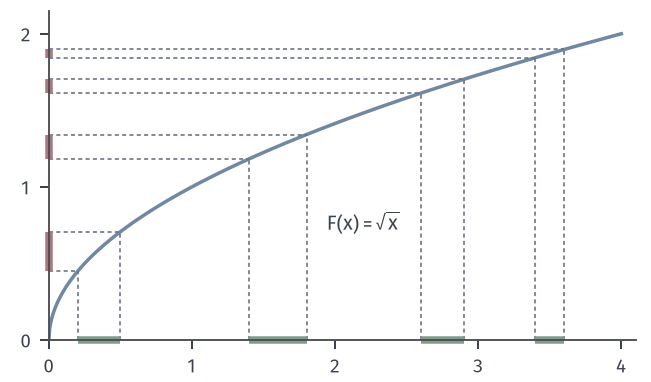

Write Python code to recreate this figure.
from pathlib import Path
import sys
ROOT = next(p for p in Path(__file__).resolve().parents if (p/"build.sh").is_file() and (p/"tex/book.tex").is_file())
sys.path.insert(0, str(ROOT/"figures/00-shared/mathematical-preliminaries-upper/00-shared/comprehension-figures"))
from support import figure, save, BLUE, GREEN, YELLOW, RED, PURPLE, INK, MUTED, GRID, BLUE_FILL, GREEN_FILL, YELLOW_FILL, RED_FILL, PURPLE_FILL
import numpy as np
from matplotlib.patches import Rectangle

def labels(fig, axes, y=.03):
    for ax, s in zip(axes, ['(a)', '(b)', '(c)']):
        p = ax.get_position(); fig.text((p.x0+p.x1)/2, y, s, ha='center', va='bottom')

# F=sqrt(x) on [0,4]; intervals (0.2,0.5),(1.4,1.8),(2.6,2.9),(3.4,3.6) and their increments.
fig, ax = figure(width_mm=92, height_mm=54)
fig.set_layout_engine(None)
fig.subplots_adjust(left=.075, right=.975, top=.97, bottom=.11)
x = np.linspace(0, 4, 800); ax.plot(x, np.sqrt(x), color=BLUE, lw=1.4)
I = [(.2, .5), (1.4, 1.8), (2.6, 2.9), (3.4, 3.6)]
for l, r in I:
    for p in (l, r):
        ax.plot([p, p], [0, np.sqrt(p)], color=MUTED, lw=.65, dashes=(2.5, 2))
        ax.plot([0, p], [np.sqrt(p), np.sqrt(p)], color=MUTED, lw=.65, dashes=(2.5, 2))
    ax.plot([l, r], [0, 0], color=GREEN, lw=3, solid_capstyle='butt', clip_on=False)
    ax.plot([0, 0], [np.sqrt(l), np.sqrt(r)], color=RED, lw=3, solid_capstyle='butt', clip_on=False)
ax.text(2.2, .72, '$F(x)=\\sqrt{x}$', color=INK, ha='center')
ax.set_xlim(0, 4.1); ax.set_ylim(0, 2.15); ax.set_xticks([0, 1, 2, 3, 4]); ax.set_yticks([0, 1, 2])
save(fig, Path(__file__).resolve().parent, 'figure', {'formula': 'F=sqrt x; increments .260,.158,.090,.053; total .562; total length 1.2'})
